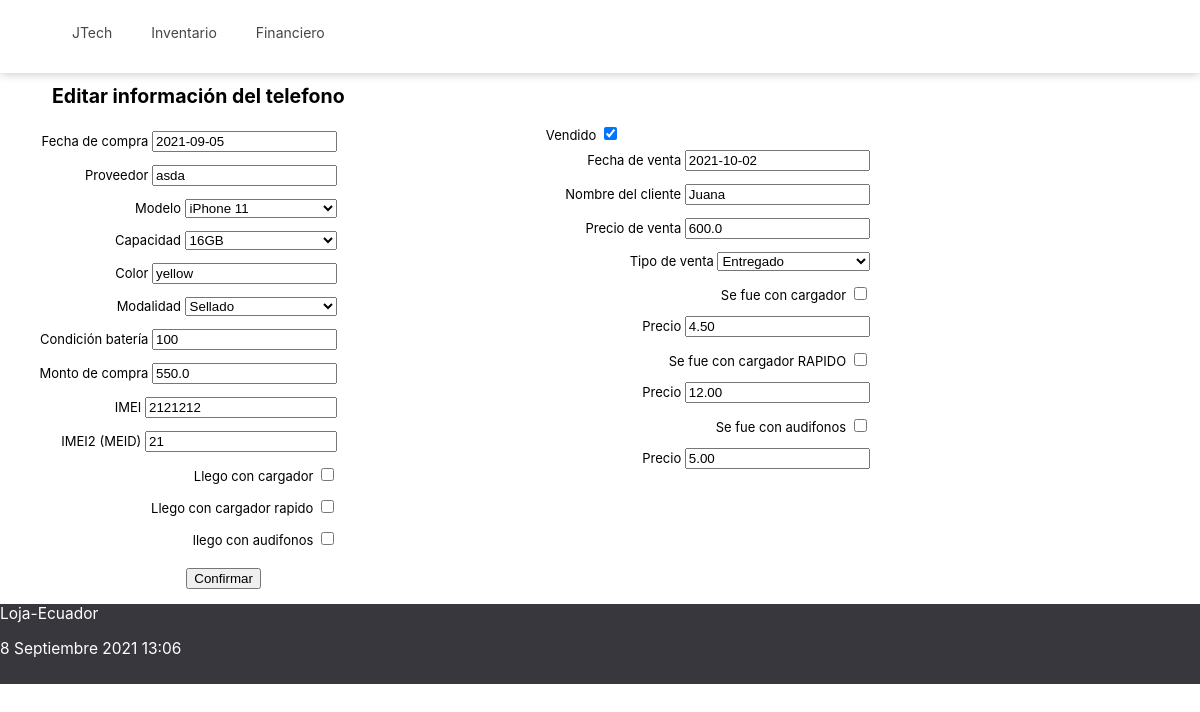
The app's page /editar-telefono/13 with its own data.
### principal/models.py (models this page shows, shortened)
class Telefono(models.Model):
      class Meta:
            ordering = ["modelo"]
            verbose_name_plural = "Teléfonos"
      opciones_modalidad = ( ('Open box', 'Open box'), ('Sellado', 'Sellado'), )
      modalidad = models.CharField(max_length=10, choices=opciones_modalidad, default='Open box')
      opciones_capacidad = ( ('16GB', '16GB'), ('32GB', '32GB'), ('64GB', '64GB'), ('128GB', '128GB'), ('256GB', '256GB'), ('512GB', '512GB'), )
      capacidad = models.CharField(max_length=5, choices=opciones_capacidad)
      modelo =  models.ForeignKey('ModeloTelefono', on_delete=models.CASCADE, related_name="modelos")
      imei = models.BigIntegerField()
      imei2 = models.BigIntegerField(blank=True, null=True)
      color = models.CharField(max_length=20, blank=True, null=True)
      bateria = models.IntegerField(default=100, validators=[MinValueValidator(0), MaxValueValidator(100)])
      fecha_venta = models.DateField(blank=True, null=True)
      fecha_compra = models.DateField(default=datetime.date.today())
      proveedor = models.CharField(max_length=50)
      cliente = models.CharField(max_length=50, blank=True, null=True)
      monto_compra = models.FloatField()
      monto_venta = models.FloatField(blank=True, null=True)
      vendido = models.BooleanField(default=False)
      devuelto = models.BooleanField(null=True)
      reservado = models.BooleanField(null=True)
      opciones_entrega = ( ('Entregado', 'Entregado'), ('Envio servientrega', 'Envio servientrega'), ('Envio cooperativa','Envio cooperativa') )
      entrega = models.CharField(max_length=20, choices=opciones_entrega, default='Entregado', null=True, blank=True)
      llego_cargador = models.BooleanField( default=False)
      llego_cargador_rapido = models.BooleanField( default=False)
      llego_audifonos = models.BooleanField(default=False)
      sefue_cargador = models.BooleanField( default=False)
      sefue_cargador_rapido = models.BooleanField( default=False)
      sefue_audifonos = models.BooleanField(default=False)
      precio_cargador = models.DecimalField(blank=True, null=True, default=4.5 ,decimal_places=2, max_digits=5)
      precio_cargador_rapido = models.DecimalField(blank=True, null=True, default=12, decimal_places=2, max_digits=5)
      precio_audifonos = models.DecimalField(blank=True, null=True, default=5, decimal_places=2, max_digits=5)
      monederos = models.ManyToManyField('Monedero', through='Transaccion')

### principal/views.py (the view)
# urls.py: path('editar-telefono/<int:id>', editar_telefono, name='editar_telefono'),
def editar_telefono(request, id):
    telefono = Telefono.objects.get(pk=id)
    if request.method=='POST':
        form = FormTelefono(request.POST, instance=telefono)
        if form.is_valid():
                form.save()
                return redirect(index)
    else:
        form = FormTelefono(instance=telefono)
    titulo = "Editar información del telefono"
    informacion = {'form':form, 'titulo':titulo}
    return render(request, 'forms/form-telefonos.html',  informacion)

### principal/forms.py
class FormTelefono(ModelForm):
      class Meta:
            model = Telefono
            fields = ['modelo', 'capacidad', 'modalidad', 'imei', 'imei2', 'color', 'fecha_compra', 'monto_compra', 'proveedor',
                      'vendido', 'reservado', 'devuelto', 'fecha_venta', 'monto_venta' ,'cliente','bateria',
                      'entrega' ,'llego_cargador', 'llego_cargador_rapido', 'llego_audifonos', 'sefue_cargador', 'sefue_audifonos' , 'sefue_cargador_rapido',
                      'precio_cargador', 'precio_cargador_rapido', 'precio_audifonos',]

### principal/models.py (called while the page is built)
      def __str__(self):
            return "%s" % (self.nombre)

### principal/templates/forms/form-telefonos.html (shortened to what this page needs)
{% extends "main.html" %}
{% block content %}
<div id="inicio">
      <h2>{{titulo}}</h2>
      <form action="" method="post">
            <div class="formLocation">
                  <div class="contenidoForm">
                        <label for="{{ form.fecha_compra.id_for_label }}">Fecha de compra</label>
                        {{ form.fecha_compra }}
                  </div>
                  <div class="contenidoForm">
                        <label for="{{ form.proveedor.id_for_label }}">Proveedor</label>
                        {{ form.proveedor }}
                  </div>
                  <div class="contenidoForm">
                        <label for="{{ form.modelo.id_for_label }}">Modelo</label>
                        {{ form.modelo }}
                  </div>
                  <div class="contenidoForm">
                        <label for="{{ form.capacidad.id_for_label }}">Capacidad</label>
                        {{ form.capacidad }}
                  </div>
                  <div class="contenidoForm">
                        <label for="{{ form.color.id_for_label }}">Color</label>
                        {{ form.color }}
                  </div>
                  <div class="contenidoForm">
                        <label for="{{ form.modalidad.id_for_label }}">Modalidad</label>
                        {{ form.modalidad }}
                  </div>
                  <div class="contenidoForm">
                        <label for="{{ form.bateria.id_for_label }}">Condición batería</label>
                        {{ form.bateria }}
                  </div>
                  <div class="contenidoForm">
                        <label for="{{ form.monto_compra.id_for_label }}">Monto de compra</label>
                        {{ form.monto_compra }}
                  </div>
                  <div class="contenidoForm">
                        <label for="{{ form.imei.id_for_label }}">IMEI</label>
                        {{ form.imei }}
                  </div>
                  <div class="contenidoForm">
                        <label for="{{ form.imei2.id_for_label }}">IMEI2 (MEID)</label>
                        {{ form.imei2 }}
                  </div>
                  <div class="contenidoForm">
                        <label for="{{ form.llego_cargador.id_for_label }}"> Llego con cargador</label>
                        {{ form.llego_cargador }}
                  </div>
                  <div class="contenidoForm">
                        <label for="{{ form.llego_cargador_rapido.id_for_label }}"> Llego con cargador rapido</label>
                        {{ form.llego_cargador_rapido }}
                  </div>
                  <div class="contenidoForm">
                        <label for="{{ form.llego_audifonos.id_for_label }}">llego con audifonos </label>
                        {{ form.llego_audifonos }}
                  </div>
            </div>
            <div class="formLocation">
                  <div class="">
                        <label for="{{ form.vendido.id_for_label }}">Vendido</label>
                        {{ form.vendido }}
                  </div>
                  <div class="form2" disabled>
                        <div class="contenidoForm">
                              <label for="{{ form.fecha_venta.id_for_label }}">Fecha de venta</label>
                              {{ form.fecha_venta }}
                        </div>
                        <div class="contenidoForm">
                              <label for="{{ form.cliente.id_for_label }}">Nombre del cliente</label>
                              {{ form.cliente }}
                        </div>
                        <div class="contenidoForm">
                              <label for="{{ form.monto_venta.id_for_label }}">Precio de venta</label>
                              {{ form.monto_venta }}
                        </div>
                        <div class="contenidoForm">
                              <label for="{{ form.entrega.id_for_label }}">Tipo de venta</label>
                              {{ form.entrega }}
                        </div>
                  </div>
                  <div class="contenidoForm">
                        <label for="{{ form.sefue_cargador.id_for_label }}"> Se fue con cargador</label>
                        {{ form.sefue_cargador }}
                  </div>
                  <div class="contenidoForm">
                        <label for="{{ form.precio_cargador.id_for_label }}"> Precio</label>
                        {{ form.precio_cargador }}
                  </div>
                  <div class="contenidoForm">
                        <label for="{{ form.sefue_cargador_rapido.id_for_label }}"> Se fue con cargador RAPIDO</label>
                        {{ form.sefue_cargador_rapido }}
                  </div>
                  <div class="contenidoForm">
                        <label for="{{ form.precio_cargador_rapido.id_for_label }}"> Precio</label>
                        {{ form.precio_cargador_rapido }}
                  </div>
                  <div class="contenidoForm">
                        <label for="{{ form.sefue_audifonos.id_for_label }}">Se fue con audifonos </label>
                        {{ form.sefue_audifonos }}
                  </div>
                  <div class="contenidoForm">
                        <label for="{{ form.precio_audifonos.id_for_label }}">Precio </label>
                        {{ form.precio_audifonos }}
                  </div>
            </div>
            <button type='submit'>Confirmar</button>
      </form>
</div>
{% endblock %}

### principal/static/css/styles.css (style rules this page uses)
body { margin: 0; width: 100%; font-family: -apple-system,BlinkMacSystemFont,"Segoe UI",Roboto,"Helvetica Neue",Arial,"Noto Sans",sans-serif,"Apple Color Emoji","Segoe UI Emoji","Segoe UI Symbol","Noto Color Emoji"; font-size: 14px; }
#inicio { width: 98%; margin-left: 1em; margin-right: 1em; margin-top: 7%; font-size: 13px; min-height: 470px; }
.contenidoForm { padding: 0.5em; width: 60%; text-align: right; }
h2 { margin-left: 2em; }
button { margin-top: 1em; margin-left: 13em; }
.contenidoForm label { width: 10%; text-align: left; }
.contenidoForm select { width: 48%; }
.formLocation { width: 45%; display: inline-block; vertical-align: top; }

### records on screen
Telefono: fecha_compra "2021-09-05", proveedor "asda", modelo "iPhone 11", capacidad "16GB", color "yellow", modalidad "Sellado", bateria "100", monto_compra "550.0", imei "2121212", imei2 "21", vendido "☑", fecha_venta "2021-10-02", cliente "Juana", monto_venta "600.0", entrega "Entregado", precio_cargador "4.50", precio_cargador_rapido "12.00", precio_audifonos "5.00"

### other values on screen
{{ titulo }} "Editar información del telefono"
